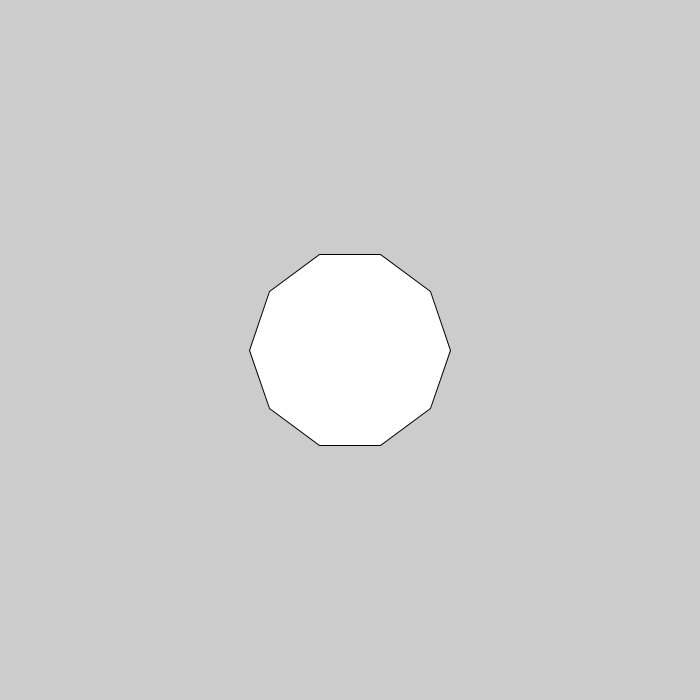
Frame 1 (no input)
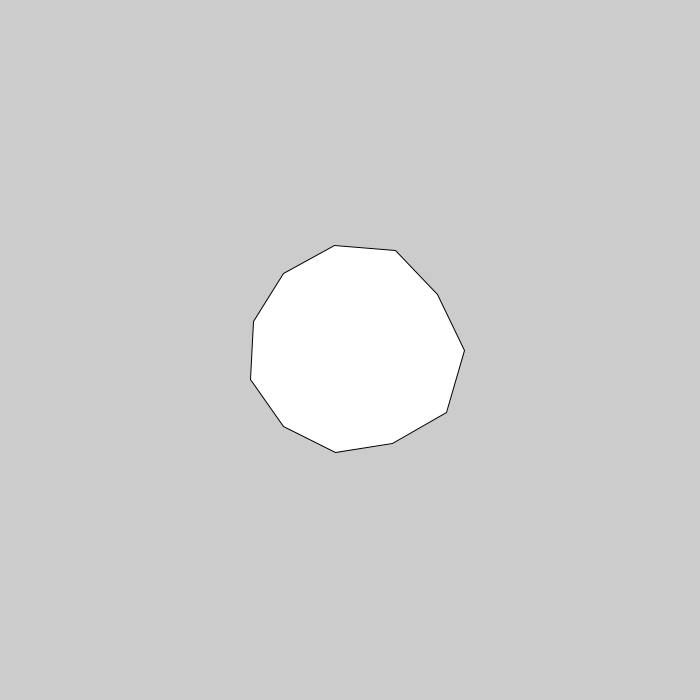
Frame 60 (the mouse pressed at the canvas centre just before this capture)
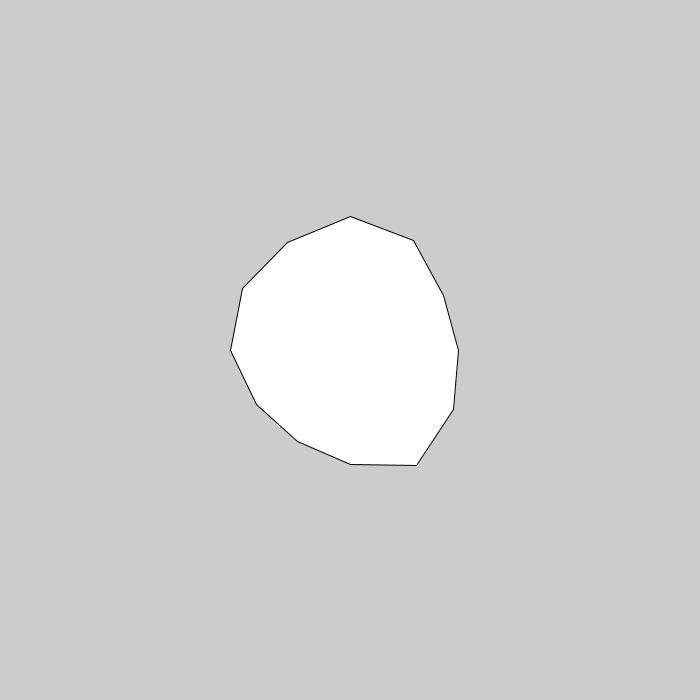
Frame 120 (the mouse held since frame 60 and released just before this capture)

The Processing sketch that drew these frames (run headless with seeded random() and noise(); from frame 60 on, the mouse is pressed at the canvas centre):

// Processing sketch: transforming_shapes_with_noise_2
// ── transforming_shapes_with_noise_2.pde
/*use this for transforming shapes with a similar number of vertices,
 with the number of vertices peaking in the middle of the transform
 and then being brought back down to its final value. also intial size
 and final size of shape can be different
 
 if nExtra is negative, this can also be used for transforming shapes
 with a large number of vertices, with the number of vertices
 hitting a low in the middle of the transform and then coming back up
 to its final value
 */
 
 //this would be better if i could get
 //perlin noise to return negative values as well
 
float n0=10, n1=30, nExtra=-15;
int num;
float fnum;
float fnumSlope=n0;
float r0=100, r1=150, r=r0;
float T=1500; //time constant tau determines total length of transformation
float a=0;
float weight;

void setup() {
  size(700, 700);
  smooth();
}

void draw() {
  
  
  /*for initial and final shapes with a similar number of vertices
   i could also use a function which goes up and then comes down,
   like sine squared + a linear function which goes from the initial
   number of vertices to the final number and then stops drawing when
   the final number is reached
   */

  if (frameCount-1 <= round(T) ) {
    fnumSlope+=(n1-n0)/T;
    fnum = fnumSlope +
      nExtra*pow( sin ( PI*((float)frameCount-1) / T ), 4 );


    r+=(r1-r0)/T;


    weight = 3*sin( PI*((float)frameCount-1) / T );
    /*biggest noise should happen somewhere in the middle of transformation,
     so weight is given by half a period of a sine function. the noise, n,
     is multiplied by this weight below
     */
  }
  
  fnum=max(fnum, 3);



  num=round(fnum);


  background(204);

  beginShape();

  for (int i=0; i<num+1; i++) {

    float n=noise(.5*(i%num), frameCount*.015) - .3;
    a=2*PI*i/num;

    vertex(width/2+r*cos(a)*(1+n*weight), height/2+r*sin(a)*(1+n*weight));
  }

  endShape();
}
